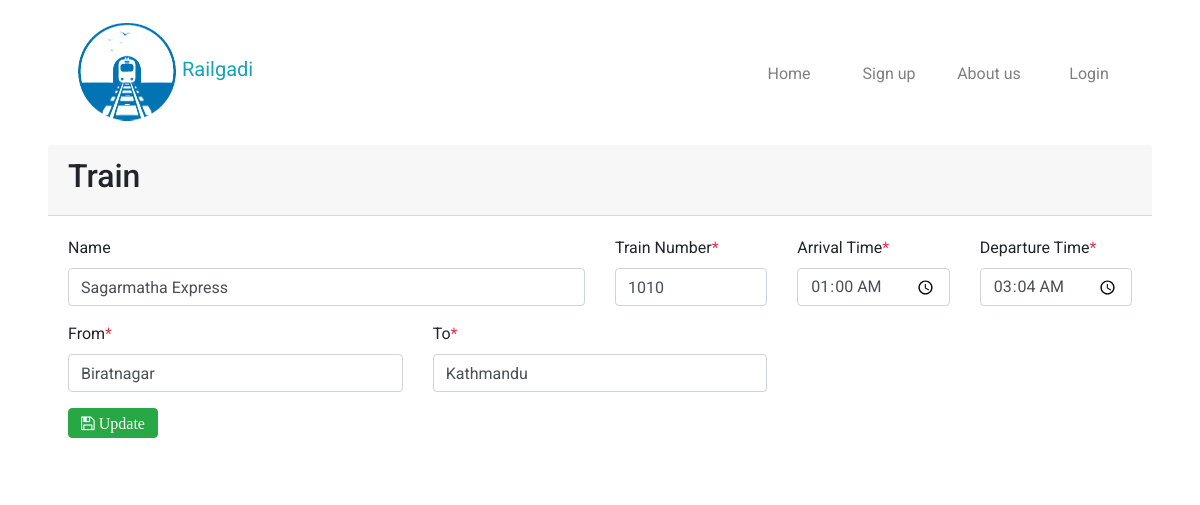
The app's page /Train/edit.php?id=1 with its own data.
### tables this page shows
CREATE TABLE `train` (
  `id` int(11) NOT NULL,
  `name` varchar(255) NOT NULL,
  `tnumber` int(11) NOT NULL,
  `arrival_time` time(2) NOT NULL,
  `departure_time` time(2) NOT NULL,
  `date` date NOT NULL,
  `time` time(2) NOT NULL,
  `_from` varchar(255) NOT NULL,
  `_to` varchar(255) NOT NULL,
  `ac2price` int(11) NOT NULL,
  `ac3price` int(11) NOT NULL,
  `sprice` int(11) NOT NULL
);

### Train/edit.php (the view, shortened to what this page needs)
<?php
        require '../database/dbcon.php';
    $id =  $_GET['id'];
    $sql = 'SELECT * FROM train WHERE id=:id';
    $statement = $pdo->prepare($sql);
    $statement->execute([':id' => $id]);
    $information = $statement->fetch(PDO::FETCH_OBJ);
?>
<?php include('../inc/header.php'); ?>
<?php include('../inc/nav.php'); ?>
<div class="container">
    <div class="card">
        <div class="card-header">
            <h2>Train</h2>
        </div>
        <div class="card-body">
            <form method='post'>
                    <div class="row">
                    <div class="form-group col-md-6">
                        <label for="name">Name</label>
                        <input value="<?= $information->name; ?>" type="text" name="name" id="train_name" class="form-control">
                    </div>
                    <div class="form-group col-md-2">
                        <label for="tnumber">Train Number</label><span class="text-danger">*</span>
                        <input value="<?= $information->tnumber; ?>" type="text" name="tnumber" id="tnumber" class="form-control" required>
                    </div>
                    <div class="form-group col-md-2">
                        <label for="arrival_time">Arrival Time</label><span class="text-danger">*</span>
                        <input value="<?= $information->arrival_time; ?>" type="time" name="arrival_time" id="arrival_time" class="form-control" required>
                    </div>
                    <div class="form-group col-md-2">
                        <label for="departure_time">Departure Time</label><span class="text-danger">*</span>
                        <input value="<?= $information->departure_time; ?>" type="time" name="departure_time" id="departure_time" class="form-control" required>
                    </div>
                    <div class="form-group col-md-4">
                        <label for="from">From</label><span class="text-danger">*</span>
                        <input value="<?= $information->_from; ?>" type="text" name="_from" id="from" class="form-control" required>
                    </div>
                    <div class="form-group col-md-4">
                        <label for="to">To</label><span class="text-danger">*</span>
                        <input value="<?= $information->_to; ?>" type="text" name="_to" id="to" class="form-control" required>
                    </div>
                </div>
                <div class="form-group">
                    <button type="submit" class="fa fa-save btn btn-success"> Update</button>
                </div>
            </form>
        </div>
    </div>
</div>

### CSS/style.css (style rules this page uses)
.card { border:solid 3px white; border-radius: 10px; }

### records on screen
train: name "Sagarmatha Express", tnumber "1010", arrival_time "01:00:00.00", departure_time "03:04:00.00", _from "Biratnagar", _to "Kathmandu"
